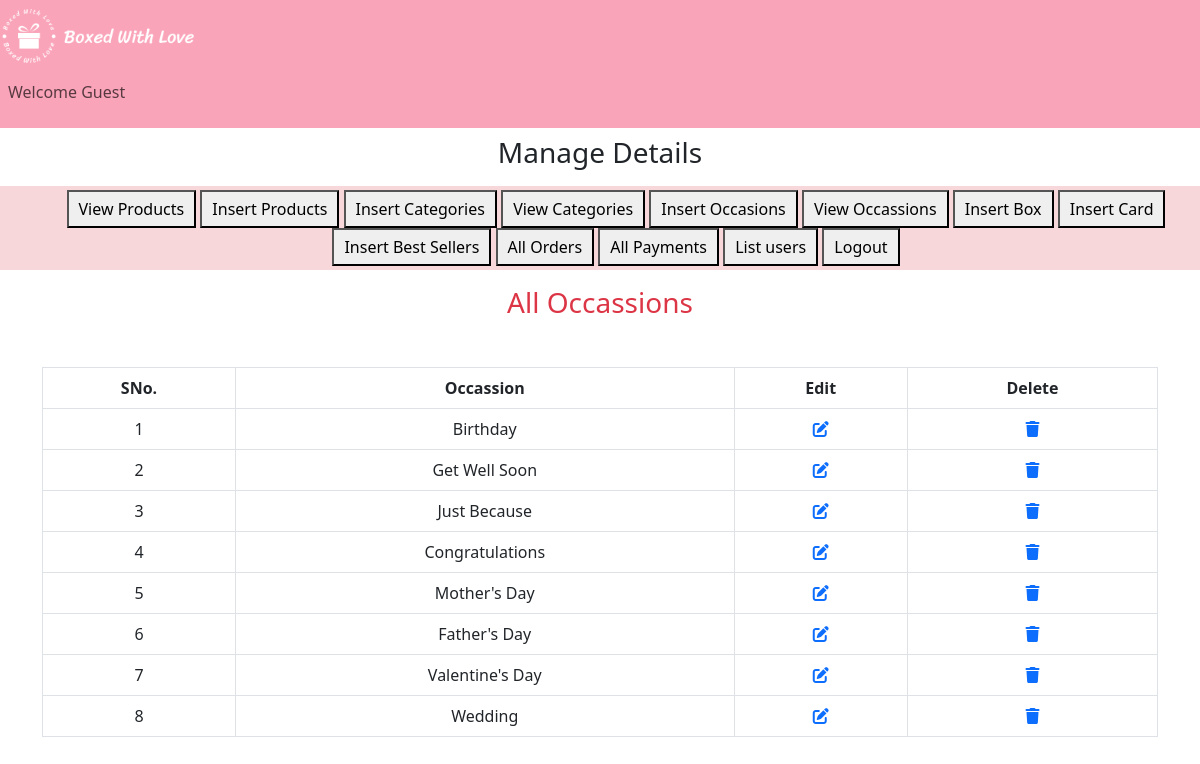
/admin_index.php?view_occassions, run on the app's committed database.
### tables this page shows
CREATE TABLE `occasions` (
  `occasion_id` int(11) NOT NULL,
  `occasion_title` varchar(100) NOT NULL
);

### view_occassions.php (the view, shortened to what this page needs)
<h3 class="text-center text-danger">All Occassions</h3>
<table class="table table-bordered mt-5">
    <thead class="text-center">
        <tr>
            <th>SNo.</th>
            <th>Occassion</th>
            <th>Edit</th>
            <th>Delete</th>
        </tr>
    </thead>
    <tbody class="text-center">
        <?php
            $select_cat="SELECT * from `occasions`";
            $result=mysqli_query($con,$select_cat);
            $number=0 ;
            while($row=mysqli_fetch_assoc($result)){
                $occassion_id=$row['occasion_id'];
                $occassion_title=$row['occasion_title'];
                $number++;
        ?>
        <tr>
            <td><?php echo $number;?></td>
            <td><?php echo $occassion_title;?></td>
            <td><a href='admin_index.php?edit_occassion=<?php echo $occassion_id?>' class=''>
                <i class='fa-solid fa-pen-to-square'></i></a>
            </td>
            <td><a href='admin_index.php?delete_occassion=<?php echo $occassion_id?>'>
                <i class='fa-solid fa-trash'></i></a>
            </td>
        </tr>
        <?php
        }
        ?>
    </tbody>
</table>

### admin_index.php (style rules this page uses)
body { overflow-x: hidden; }

### data on the page
occasions: occasion_title "Birthday"
occasions: occasion_title "Get Well Soon"
occasions: occasion_title "Just Because"
occasions: occasion_title "Congratulations"
occasions: occasion_title "Mother's Day"
occasions: occasion_title "Father's Day"
occasions: occasion_title "Valentine's Day"
occasions: occasion_title "Wedding"
